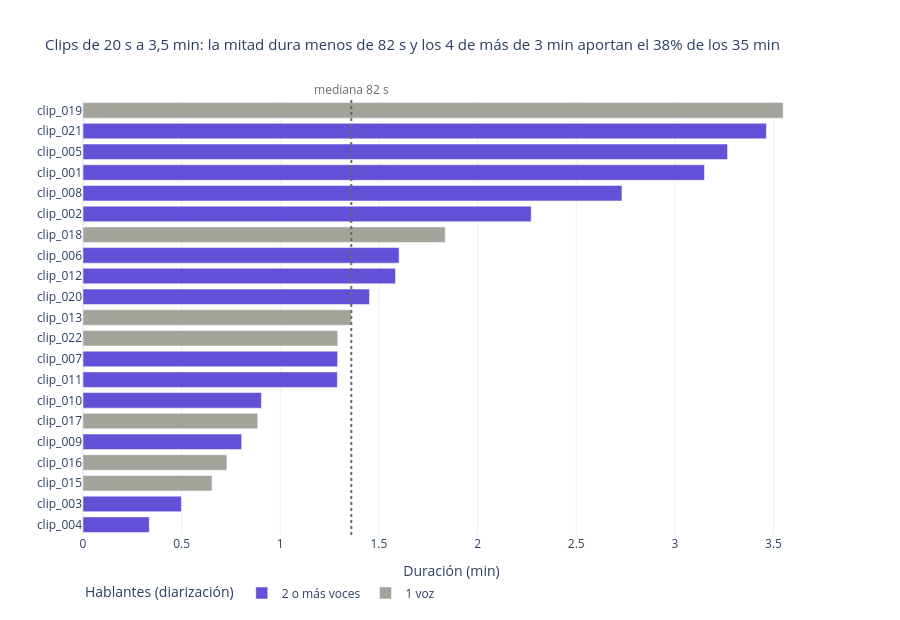

Write notebook code for a chart like this one.
### Code cell
# 6.3 Gráfico 2: duración de cada clip (ordenados de más corto a más largo)
dur = clips_eda.sort_values("duracion_seg").assign(
    minutos=lambda d: d["duracion_seg"] / 60,
    voces=lambda d: np.where(d["n_hablantes"] > 1, "2 o más voces", "1 voz"))
total_min = dur["minutos"].sum()
mediana_s = dur["duracion_seg"].median()
largos = dur[dur["duracion_seg"] > 180]
max_min = f"{dur['minutos'].max():.1f}".replace(".", ",")  # coma decimal
titulo = (f"Clips de {dur['duracion_seg'].min():.0f} s a {max_min} min: la mitad dura menos de "
          f"{mediana_s:.0f} s y los {len(largos)} de más de 3 min aportan el {largos['minutos'].sum() / total_min:.0%} "
          f"de los {total_min:.0f} min")

fig = px.bar(dur, x="minutos", y="id", orientation="h", color="voces",
             color_discrete_map={"2 o más voces": COLOR_CLIP, "1 voz": COLOR_GRIS},
             category_orders={"voces": ["2 o más voces", "1 voz"], "id": dur["id"].tolist()[::-1]},  # el más largo arriba
             hover_data={"descripcion": True, "n_hablantes": True, "minutos": ":.1f", "voces": False},
             title=titulo, labels={"minutos": "Duración (min)", "id": "", "voces": "Hablantes (diarización)"})
fig.add_vline(x=mediana_s / 60, line_dash="dot", line_color="#6b6a64")
fig.add_annotation(x=mediana_s / 60, y=1, yref="paper", yanchor="bottom", showarrow=False,
                   text=f"mediana {mediana_s:.0f} s", font_color="#6b6a64")
fig.update_layout(height=620, bargap=0.25, title_font_size=15, legend=dict(orientation="h", y=-0.1))
fig.show()

### Figure 1 — Plotly figure (JSON) as saved in the notebook; plotly's stock layout.template omitted (floating-point values rounded to 4 significant figures)
{"data": [{"customdata": [["Impresiones de hinchas frente al partido Perú-Australia (2022)", 2, "2 o más voces"], ["Mini entrevistas en el medio tiempo del partido Perú-Australia (2022)", 2, "2 o más voces"], ["Arenga de manifestantes en la Plaza San Martín, Lima (2022)", 4, "2 o más voces"], ["Entrevista a una participante de la Marcha del Orgullo, Lima (2022)", 3, "2 o más voces"], ["Entrevista en la Marcha del Orgullo, Lima (2023)", 2, "2 o más voces"], ["Entrevista callejera por Fiestas Patrias 2022, registrada por estudiante de la UNMSM", 2, "2 o más voces"], ["Testimonio sobre salas de cine y memoria (proyecto Salas, pantallas y archivos)", 2, "2 o más voces"], ["Entrevistas en la Marcha del Orgullo, Lima (2023)", 9, "2 o más voces"], ["Entrevista callejera por Fiestas Patrias 2022, registrada por estudiante de la UNMSM", 2, "2 o más voces"], ["Entrevista en la calle a una vendedora de frutas, El Agustino (2022)", 2, "2 o más voces"], ["Entrevista callejera por Fiestas Patrias 2022, registrada por estudiante de la UNMSM", 2, "2 o más voces"], ["Entrevista en la calle a dos vendedoras de dulces, El Agustino, previa del repechaje Perú-Australia (2022)", 3, "2 o más voces"], ["Entrevista callejera por Fiestas Patrias 2022, registrada por estudiante de la UNMSM", 3, "2 o más voces"], ["Testimonio sobre salas de cine y memoria (proyecto Salas, pantallas y archivos)", 3, "2 o más voces"]], "hovertemplate": "Duración (min)=%{x:.1f}<br>=%{y}<br>descripcion=%{customdata[0]}<br>n_hablantes=%{customdata[1]}<extra></extra>", "legendgroup": "2 o más voces", "marker": {"color": "#6250d6", "pattern": {"shape": ""}}, "name": "2 o más voces", "orientation": "h", "showlegend": true, "textposition": "auto", "type": "bar", "x": [0.3358, 0.4988, 0.8042, 0.9043, 1.289, 1.291, 1.452, 1.584, 1.602, 2.272, 2.732, 3.15, 3.267, 3.464], "xaxis": "x", "y": ["clip_004", "clip_003", "clip_009", "clip_010", "clip_011", "clip_007", "clip_020", "clip_012", "clip_006", "clip_002", "clip_008", "clip_001", "clip_005", "clip_021"], "yaxis": "y"}, {"customdata": [["Entrevista a una organizadora de la fiesta patronal de Tayta Palli de Chuyas, Lima (2024)", 1, "1 voz"], ["Testimonio de una mujer del departamento de San Martín (proyecto Semillas de Conocimiento)", 1, "1 voz"], ["Testimonio de una mujer del departamento de San Martín (proyecto Semillas de Conocimiento)", 1, "1 voz"], ["Testimonio sobre salas de cine y memoria (proyecto Salas, pantallas y archivos)", 1, "1 voz"], ["Entrevista a una señora de Pomabamba sobre la fiesta de la Santísima Trinidad, Lima (2024)", 1, "1 voz"], ["Testimonio sobre salas de cine y memoria (proyecto Salas, pantallas y archivos)", 1, "1 voz"], ["Testimonio sobre salas de cine y memoria (proyecto Salas, pantallas y archivos)", 1, "1 voz"]], "hovertemplate": "Duración (min)=%{x:.1f}<br>=%{y}<br>descripcion=%{customdata[0]}<br>n_hablantes=%{customdata[1]}<extra></extra>", "legendgroup": "1 voz", "marker": {"color": "#a3a29b", "pattern": {"shape": ""}}, "name": "1 voz", "orientation": "h", "showlegend": true, "textposition": "auto", "type": "bar", "x": [0.654, 0.7293, 0.8857, 1.291, 1.36, 1.836, 3.549], "xaxis": "x", "y": ["clip_015", "clip_016", "clip_017", "clip_022", "clip_013", "clip_018", "clip_019"], "yaxis": "y"}], "layout": {"annotations": [{"font": {"color": "#6b6a64"}, "showarrow": false, "text": "mediana 82 s", "x": 1.36, "y": 1, "yanchor": "bottom", "yref": "paper"}], "bargap": 0.25, "barmode": "relative", "height": 620, "legend": {"orientation": "h", "title": {"text": "Hablantes (diarización)"}, "tracegroupgap": 0, "y": -0.1}, "shapes": [{"line": {"color": "#6b6a64", "dash": "dot"}, "type": "line", "x0": 1.36, "x1": 1.36, "xref": "x", "y0": 0, "y1": 1, "yref": "y domain"}], "title": {"font": {"size": 15}, "text": "Clips de 20 s a 3,5 min: la mitad dura menos de 82 s y los 4 de más de 3 min aportan el 38% de los 35 min"}, "xaxis": {"anchor": "y", "domain": [0, 1], "title": {"text": "Duración (min)"}}, "yaxis": {"anchor": "x", "categoryarray": ["clip_004", "clip_003", "clip_015", "clip_016", "clip_009", "clip_017", "clip_010", "clip_011", "clip_007", "clip_022", "clip_013", "clip_020", "clip_012", "clip_006", "clip_018", "clip_002", "clip_008", "clip_001", "clip_005", "clip_021", "clip_019"], "categoryorder": "array", "domain": [0, 1], "title": {"text": ""}}}}
